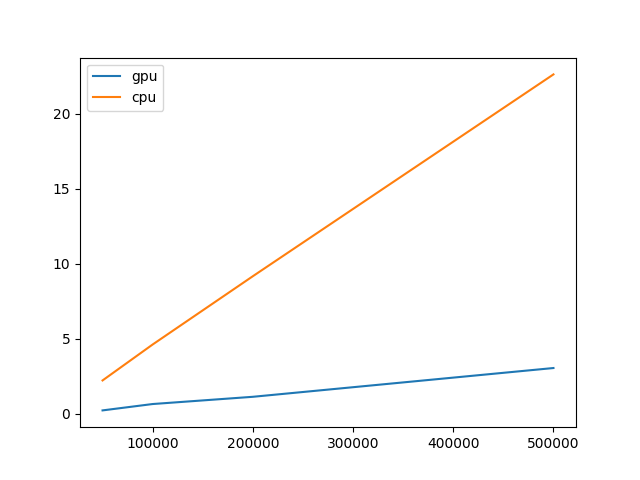

The Python source for this figure:
"""
场景：用多卡在一个数据上做推理，之后对推理的结果进行同步。最简单的方式是每个卡上的结果都存到显存上，等整个数据集都推理完之后再进行一次同步。但是问题是显存有限，如果结果数据规模大会导致OOM。把结果存到内存中是一种解决思路，但是有两个方案，不确定哪个更快。

方案：
1. 在GPU上同步每个batch的结果，再存到内存中；这样的好处是GPU同步速度快，坏处是同步次数多。
2. 将每个batch的结果存到内存中，再在CPU上同步所有batch的结果；这样的好处是同步次数仅一次，坏处是CPU同步速度慢。
"""

import builtins
import random
import warnings
from collections import defaultdict
from time import perf_counter

import numpy as np
import seaborn as sns
import torch
import torch.distributed as dist
import torch.multiprocessing as mp
from matplotlib import pyplot as plt


@torch.no_grad()
def concat_all_gather(tensor, world_size, group=None, async_op=False):
    """
    Performs all_gather operation on the provided tensors.
    *** Warning ***: torch.distributed.all_gather has no gradient.
    """
    if world_size == 1:
        return tensor
    tensors_gather = [torch.ones_like(tensor) for _ in range(world_size)]
    dist.all_gather(tensors_gather, tensor, group=group, async_op=async_op)

    output = torch.cat(tensors_gather, dim=0)
    return output


def set_seed(seed=42, global_rank=0):
    # ! https://github.com/facebookresearch/deit/issues/150#issue-1158078425
    random.seed(seed + global_rank)
    np.random.seed(seed + global_rank)
    torch.manual_seed(seed + global_rank)
    # ! https://github.com/Lightning-AI/pytorch-lightning/issues/19033
    # torch.cuda.manual_seed(seed + global_rank)
    # torch.cuda.manual_seed_all(seed + global_rank)


class AverageMeter(object):
    """Computes and stores the average and current value"""

    def __init__(self):
        self.reset()

    def reset(self):
        self.val = 0
        self.avg = 0
        self.sum = 0
        self.count = 0

    def update(self, val, n=1):
        self.val = val
        self.sum += val * n
        self.count += n
        self.avg = self.sum / self.count


class Timeit:
    avg_time_dict = defaultdict(AverageMeter)

    def __init__(self, name, log_interval=1):
        self.name = name
        self.log_interval = log_interval

    def __enter__(self):
        self.start = perf_counter()
        return self

    def __exit__(self, type, value, traceback):
        torch.cuda.synchronize()
        self.time = perf_counter() - self.start
        Timeit.avg_time_dict[self.name].update(self.time)
        if Timeit.avg_time_dict[self.name].count % self.log_interval == 0:
            self.readout = f"{self.name}: {self.time:.3f} ({Timeit.avg_time_dict[self.name].avg:.3f}) seconds"
            print(self.readout)


def worker(rank, world_size, dataset_size_list, batch_size, shape, warmup, trial):
    print(f"rank: {rank}, world_size: {world_size}")
    if rank != 0:

        def print_pass(*args, **kwargs):
            pass

        builtins.print = print_pass
        warnings.warn = print_pass

    torch.cuda.set_device(rank)
    dist.init_process_group(
        backend="nccl",
        init_method=f"tcp://localhost:10001",
        world_size=world_size,
        rank=rank,
    )
    dist.barrier()
    group_gloo = dist.new_group(list(range(world_size)), backend="gloo")
    dist.barrier(group_gloo)

    gpu_time_list = []
    cpu_time_list = []
    for dataset_size in dataset_size_list:
        dataset_size_per_gpu = dataset_size // world_size
        batch_size_per_gpu = batch_size // world_size
        num_steps = dataset_size_per_gpu // batch_size_per_gpu

        set_seed(global_rank=rank)
        for i in range(warmup + trial):
            with Timeit("warmup gpu" if i < warmup else "gpu"):
                if rank == 0:
                    output_list = []
                for j in range(num_steps):
                    output = torch.randn(batch_size_per_gpu, shape).cuda()
                    output = concat_all_gather(output, world_size)
                    if rank == 0:
                        output_list.append(output.cpu())

        set_seed(global_rank=rank)
        for i in range(trial):
            with Timeit("warmup cpu" if i < warmup else "cpu"):
                if rank == 0:
                    output_list = []
                for j in range(num_steps):
                    output = torch.randn(batch_size_per_gpu, shape).cuda()
                    output = concat_all_gather(
                        output.cpu(), world_size, group=group_gloo
                    )
                    if rank == 0:
                        output_list.append(output)

        gpu_time_list.append(Timeit.avg_time_dict["gpu"].avg)
        cpu_time_list.append(Timeit.avg_time_dict["cpu"].avg)
        Timeit.avg_time_dict.clear()

    if rank == 0:
        plt.figure()
        sns.lineplot(x=dataset_size_list, y=gpu_time_list, label="gpu")
        sns.lineplot(x=dataset_size_list, y=cpu_time_list, label="cpu")
        plt.savefig("large_sync.png")
        plt.close()


if __name__ == "__main__":
    world_size = torch.cuda.device_count()
    # dataset_size = 1281167 + 50000
    dataset_size_list = [50000, 100000, 200000, 500000]
    batch_size = 1024
    shape = 2048
    warmup = 5
    trial = 10
    mp.spawn(
        worker,
        nprocs=world_size,
        args=(world_size, dataset_size_list, batch_size, shape, warmup, trial),
    )
